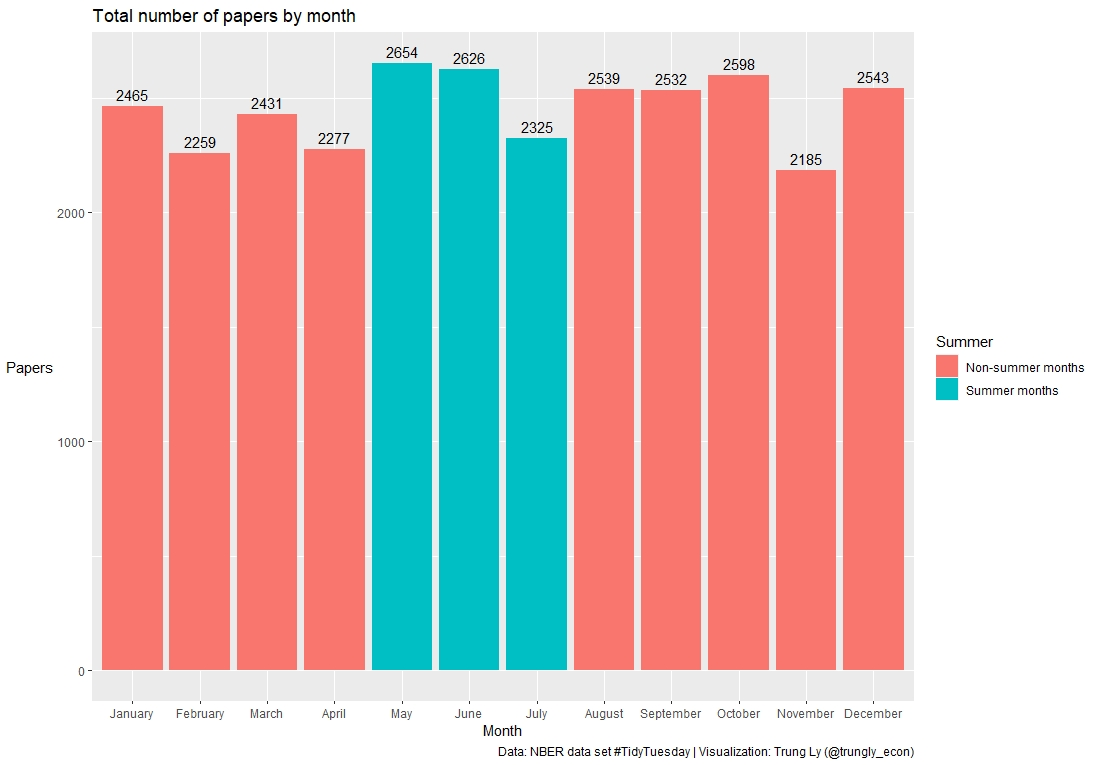

This figure's R source:
library(tidyverse)

# read in data
papers <- readr::read_csv('https://raw.githubusercontent.com/rfordatascience/tidytuesday/master/data/2021/2021-09-28/papers.csv')
authors <- readr::read_csv('https://raw.githubusercontent.com/rfordatascience/tidytuesday/master/data/2021/2021-09-28/authors.csv')
programs <- readr::read_csv('https://raw.githubusercontent.com/rfordatascience/tidytuesday/master/data/2021/2021-09-28/programs.csv')
paper_authors <- readr::read_csv('https://raw.githubusercontent.com/rfordatascience/tidytuesday/master/data/2021/2021-09-28/paper_authors.csv')
paper_programs <- readr::read_csv('https://raw.githubusercontent.com/rfordatascience/tidytuesday/master/data/2021/2021-09-28/paper_programs.csv')

# Total number of papers by month
total_by_month <- papers %>% 
  mutate(month = factor(month, labels = c("January", "February", "March", "April", "May", "June", "July",
                                          "August", "September", "October", "November", "December"), ordered = TRUE)) %>% 
  group_by(month) %>% 
  summarize(number_of_papers = n()) %>% 
  mutate(Summer = if_else(month %in% c("May", "June", "July"), "Summer months", "Non-summer months"))

nber <- ggplot(data = total_by_month, mapping = aes(x = month, y = number_of_papers, fill = Summer)) +
  geom_col() + 
  theme(axis.title.y.left = element_text(angle=0, vjust = 0.5)) +
  labs(x = "Month", y = "Papers") + 
  geom_text(mapping = aes(label = number_of_papers), vjust = -.5)+labs(title = "Total number of papers by month",
                                                                       caption = "Data: NBER data set #TidyTuesday | Visualization: Trung Ly (@trungly_econ)")

ggsave(filename = "2021-09-28--NBER/nber.jpeg", plot = nber)
